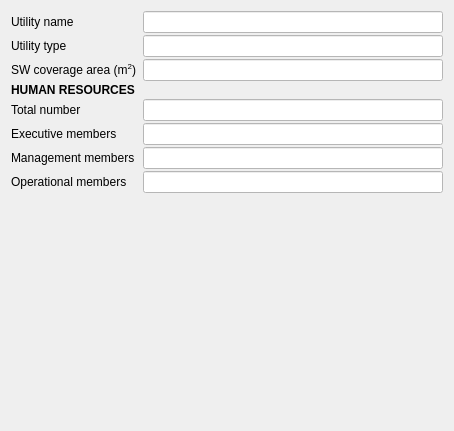
              <widget class="QWidget" name="Service_Box">
               <property name="geometry">
                <rect>
                 <x>0</x>
                 <y>0</y>
                 <width>454</width>
                 <height>431</height>
                </rect>
               </property>
               <attribute name="label">
                <string>SERVICE MANAGEMENT</string>
               </attribute>
               <layout class="QVBoxLayout" name="verticalLayout">
                <item>
                 <layout class="QFormLayout" name="Service_Form">
                  <property name="fieldGrowthPolicy">
                   <enum>QFormLayout::AllNonFixedFieldsGrow</enum>
                  </property>
                  <property name="labelAlignment">
                   <set>Qt::AlignLeading|Qt::AlignLeft|Qt::AlignVCenter</set>
                  </property>
                  <property name="formAlignment">
                   <set>Qt::AlignCenter</set>
                  </property>
                  <property name="horizontalSpacing">
                   <number>6</number>
                  </property>
                  <property name="verticalSpacing">
                   <number>2</number>
                  </property>
                  <property name="leftMargin">
                   <number>0</number>
                  </property>
                  <item row="0" column="0">
                   <widget class="QLabel" name="utilityNameLabel_8">
                    <property name="text">
                     <string>Utility name</string>
                    </property>
                   </widget>
                  </item>
                  <item row="0" column="1">
                   <widget class="QLineEdit" name="utilityNameLineEdit_8">
                    <property name="styleSheet">
                     <string notr="true">background-color: white</string>
                    </property>
                   </widget>
                  </item>
                  <item row="1" column="0">
                   <widget class="QLabel" name="utilityTypeLabel_8">
                    <property name="text">
                     <string>Utility type</string>
                    </property>
                   </widget>
                  </item>
                  <item row="1" column="1">
                   <widget class="QLineEdit" name="utilityTypeLineEdit_8">
                    <property name="styleSheet">
                     <string notr="true">background-color: white</string>
                    </property>
                   </widget>
                  </item>
                  <item row="2" column="0">
                   <widget class="QLabel" name="swCoverageLabel_8">
                    <property name="acceptDrops">
                     <bool>false</bool>
                    </property>
                    <property name="text">
                     <string>&lt;html&gt;&lt;head/&gt;&lt;body&gt;&lt;p&gt;SW coverage area (m&lt;span style=&quot; vertical-align:super;&quot;&gt;2&lt;/span&gt;)&lt;/p&gt;&lt;/body&gt;&lt;/html&gt;</string>
                    </property>
                    <property name="textFormat">
                     <enum>Qt::RichText</enum>
                    </property>
                   </widget>
                  </item>
                  <item row="2" column="1">
                   <widget class="QLineEdit" name="swCoverageLineEdit_8">
                    <property name="styleSheet">
                     <string notr="true">background-color: white</string>
                    </property>
                   </widget>
                  </item>
                  <item row="6" column="0">
                   <widget class="QLabel" name="TotalLine_8">
                    <property name="text">
                     <string>Total number</string>
                    </property>
                   </widget>
                  </item>
                  <item row="6" column="1">
                   <widget class="QLineEdit" name="TotalLineEdit_8">
                    <property name="styleSheet">
                     <string notr="true">background-color: white</string>
                    </property>
                   </widget>
                  </item>
                  <item row="7" column="0">
                   <widget class="QLabel" name="ExecLine_8">
                    <property name="text">
                     <string>Executive members</string>
                    </property>
                   </widget>
                  </item>
                  <item row="7" column="1">
                   <widget class="QLineEdit" name="ExexLineEdit_8">
                    <property name="styleSheet">
                     <string notr="true">background-color: white</string>
                    </property>
                   </widget>
                  </item>
                  <item row="8" column="0">
                   <widget class="QLabel" name="ManageLine_8">
                    <property name="text">
                     <string>Management members</string>
                    </property>
                   </widget>
                  </item>
                  <item row="8" column="1">
                   <widget class="QLineEdit" name="ManageLineEdit_8">
                    <property name="styleSheet">
                     <string notr="true">background-color: white</string>
                    </property>
                   </widget>
                  </item>
                  <item row="9" column="0">
                   <widget class="QLabel" name="OperationalLine_8">
                    <property name="text">
                     <string>Operational members</string>
                    </property>
                   </widget>
                  </item>
                  <item row="9" column="1">
                   <widget class="QLineEdit" name="OperationalLineEdit_8">
                    <property name="styleSheet">
                     <string notr="true">background-color: white</string>
                    </property>
                   </widget>
                  </item>
                  <item row="5" column="0">
                   <widget class="QLabel" name="Temperature_Label_9">
                    <property name="sizePolicy">
                     <sizepolicy hsizetype="Preferred" vsizetype="Maximum">
                      <horstretch>0</horstretch>
                      <verstretch>0</verstretch>
                     </sizepolicy>
                    </property>
                    <property name="maximumSize">
                     <size>
                      <width>16777215</width>
                      <height>15</height>
                     </size>
                    </property>
                    <property name="text">
                     <string>&lt;html&gt;&lt;head/&gt;&lt;body&gt;&lt;p&gt;&lt;span style=&quot; font-weight:700;&quot;&gt;HUMAN RESOURCES&lt;/span&gt;&lt;/p&gt;&lt;/body&gt;&lt;/html&gt;</string>
                    </property>
                    <property name="textFormat">
                     <enum>Qt::RichText</enum>
                    </property>
                   </widget>
                  </item>
                 </layout>
                </item>
                <item>
                 <spacer name="verticalSpacer_11">
                  <property name="orientation">
                   <enum>Qt::Vertical</enum>
                  </property>
                  <property name="sizeHint" stdset="0">
                   <size>
                    <width>20</width>
                    <height>40</height>
                   </size>
                  </property>
                 </spacer>
                </item>
               </layout>
              </widget>
